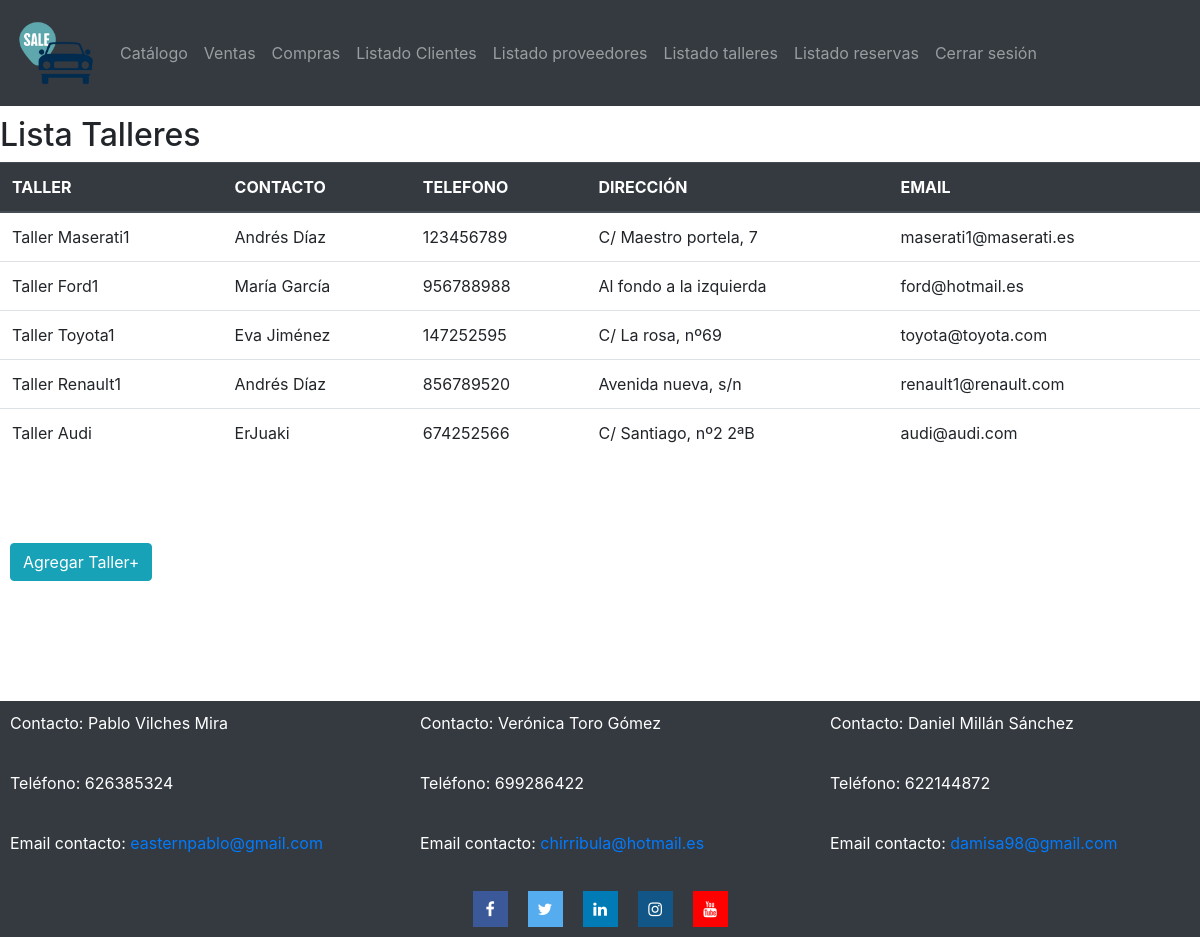
The app's page /listar/talleres/ (signed in) with its own data.
### catalogo/models.py (models this page shows, shortened)
class Taller(models.Model):
    taller_id =  models.AutoField(primary_key=True)
    nombre = models.CharField(max_length=50)
    contacto = models.CharField(max_length=50)
    telefono = models.CharField(max_length=9)
    direccion = models.CharField(max_length=100)
    email = models.EmailField(max_length=50)

### catalogo/views.py (the view)
# urls.py: path("listar/talleres/", views.listar_talleres, name="Listado talleres - Concesionario"),
@login_required(login_url="/concesionario/login")
def listar_talleres(request):
    talleres = Taller.objects.all()
    return render(request, "listar_talleres.html",{"talleres":talleres})

### catalogo/templates/listar_talleres.html (shortened to what this page needs)
{% extends "base.html" %}
{% block content %}
<h2>Lista Talleres</h2>
<table class="table">
    <thead class="thead-dark">
      <tr>
        <th>TALLER</th>
        <th>CONTACTO</th>
        <th>TELEFONO</th>
        <th>DIRECCIÓN</th>
        <th>EMAIL</th>
      </tr>
    </thead>
    <tbody>
        {% for taller in talleres %}
        <tr>
            <td>{{taller.nombre}}</td>
            <td>{{taller.contacto}}</td>
            <td>{{taller.telefono}}</td>
            <td>{{taller.direccion}}</td>
            <td>{{taller.email}}</td>
        </tr>
        {% endfor %}
    </tbody>
</table>
<a href="/concesionario/nuevo/taller"><button class="btn btn-info">Agregar Taller+</button></a>
{% endblock %}

### catalogo/static/css/estilos.css (style rules this page uses)
.btn-info { margin-left: 10px; }
div#content button { margin-top: 70px; }

### records on screen
Taller: nombre "Taller Maserati1", contacto "Andrés Díaz", telefono "123456789", direccion "C/ Maestro portela, 7", email "maserati1@maserati.es"
Taller: nombre "Taller Ford1", contacto "María García", telefono "956788988", direccion "Al fondo a la izquierda", email "ford@hotmail.es"
Taller: nombre "Taller Toyota1", contacto "Eva Jiménez", telefono "147252595", direccion "C/ La rosa, nº69", email "toyota@toyota.com"
Taller: nombre "Taller Renault1", contacto "Andrés Díaz", telefono "856789520", direccion "Avenida nueva, s/n", email "renault1@renault.com"
Taller: nombre "Taller Audi", contacto "ErJuaki", telefono "674252566", direccion "C/ Santiago, nº2 2ªB", email "audi@audi.com"
